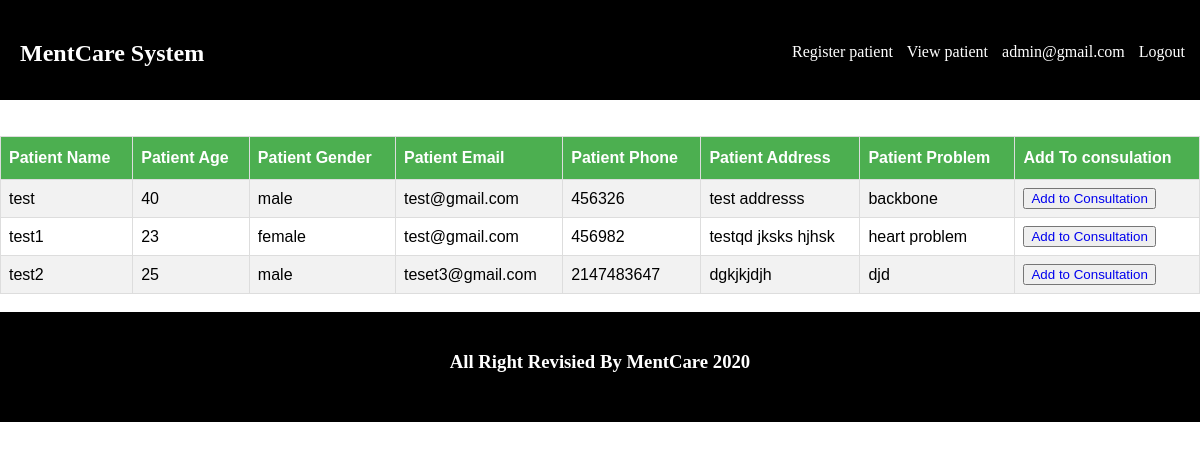
Screenshot of /clinic/view_pinfo.php (signed in) with the database file from the repository.
### tables this page shows
CREATE TABLE `register_patients` (
  `pid` int(11) NOT NULL,
  `p_name` varchar(225) NOT NULL,
  `p_age` int(11) NOT NULL,
  `p_gender` varchar(225) NOT NULL,
  `p_email` varchar(255) NOT NULL,
  `p_phone` int(11) NOT NULL,
  `p_address` text NOT NULL,
  `p_problem` text NOT NULL
);

### clinic/view_pinfo.php (the view, shortened to what this page needs)
<?php
    include('../db/db.php');
     if(!isset($_COOKIE["user"]))
	{
	 	header("location:index.php");
	 	exit;
	}
	else
	{
?>
<!DOCTYPE html>
<html>
	<head>
		<link href="css/style.css" rel="stylesheet">
	</head>
	<body>
		<nav>
			<div class="nav-logo">
				<h2>MentCare System</h2>
			</div>
			<div class="menu">
				<ul>
					<li><a href="register.php">Register patient</a></li>
					<li><a href="view_pinfo.php">View patient</a></li>
					<li><?= $_COOKIE['user']?></li>
					<li><a href="logout.php">Logout</a></li>
				</ul>
			</div>
		</nav>
		<br>
		<br>
		<table id="patient">
		  <tr>
			<th>Patient Name</th>
			<th>Patient Age</th>
			<th>Patient Gender</th>
			<th>Patient Email</th>
			<th>Patient Phone</th>
			<th>Patient Address</th>
			<th>Patient Problem</th>
			<th> Add To consulation</th>
		  </tr>
		  	<?php
				$sql=$conn->query("select * from register_patients");
				while($sql_rows=$sql->fetch())
				{
			?>
		  <tr>
			<td><?=$sql_rows['p_name']?></td>
			<td><?=$sql_rows['p_age']?></td>
			<td><?=$sql_rows['p_gender']?></td>
			<td><?=$sql_rows['p_email']?></td>
			<td><?=$sql_rows['p_phone']?></td>
			<td><?=$sql_rows['p_address']?></td>
			<td><?=$sql_rows['p_problem']?></td>
			<td><button><a href="add-consult.php?pid=<?=$sql_rows['pid']?>">Add to Consultation</a></button></td>
		  </tr>
		  <?php
				}
			?>
		</table>
		<br>
		<div class="footer-log">
			<h3>All Right Revisied By MentCare 2020</h3>
		</div>
	</body>
</html>
<?php
}
?>

### clinic/css/style.css (style rules this page uses)
body { padding: 0px; margin: 0px; }
ul li { list-style: none; }
a { text-decoration: none; }
nav { padding: 10px; background-color: #000000; color: #ffffff; height: 80px; overflow: hidden; }
nav .nav-logo { float: left; padding: 10px; }
nav .nav-logo h2 { font-weight: bold; }
nav .menu { padding-top: 17px; }
nav .menu ul { float: right; }
nav .menu ul li { padding: 5px; display :inline; }
nav .menu ul li a { color: #ffffff; }
.footer-log { position: relative; padding:20px; text-align: center; background-color: #000000; color: #ffffff; height: 70px; }
#patient { font-family: "Trebuchet MS", Arial, Helvetica, sans-serif; border-collapse: collapse; width: 100%; }
#patient td, #patient th { border: 1px solid #ddd; padding: 8px; }
#patient tr:nth-child(even) { background-color: #f2f2f2; }
#patient th { padding-top: 12px; padding-bottom: 12px; text-align: left; background-color: #4CAF50; color: white; }

### rows the page displays
register_patients: p_name "test", p_age "40", p_gender "male", p_email "test@gmail.com", p_phone "456326", p_address "test addresss", p_problem "backbone"
register_patients: p_name "test1", p_age "23", p_gender "female", p_email "test@gmail.com", p_phone "456982", p_address "testqd jksks hjhsk", p_problem "heart problem"
register_patients: p_name "test2", p_age "25", p_gender "male", p_email "teset3@gmail.com", p_phone "2147483647", p_address "dgkjkjdjh", p_problem "djd"

### other values shown
$_COOKIE['user'] "admin@gmail.com"
